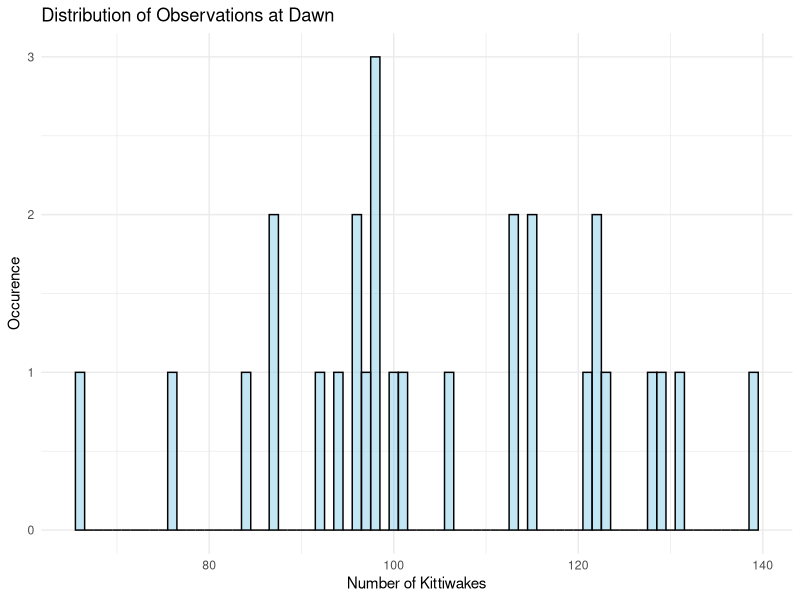
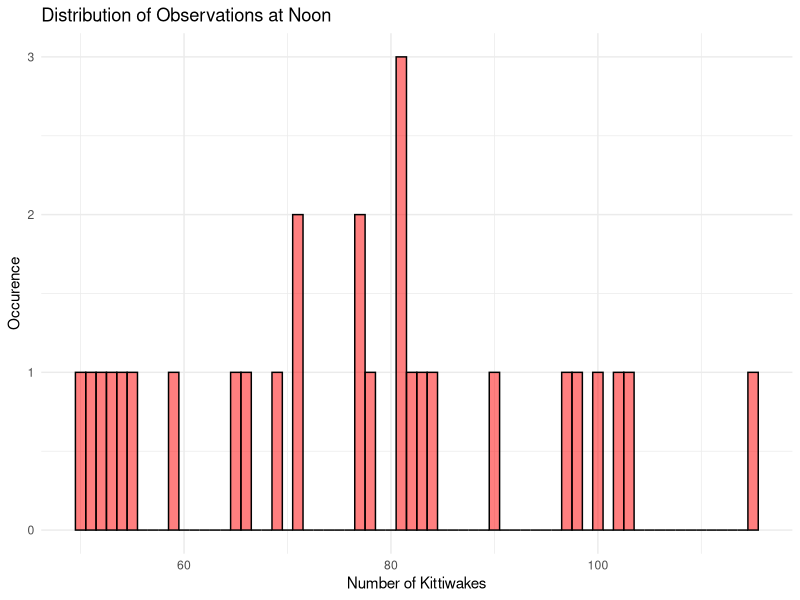
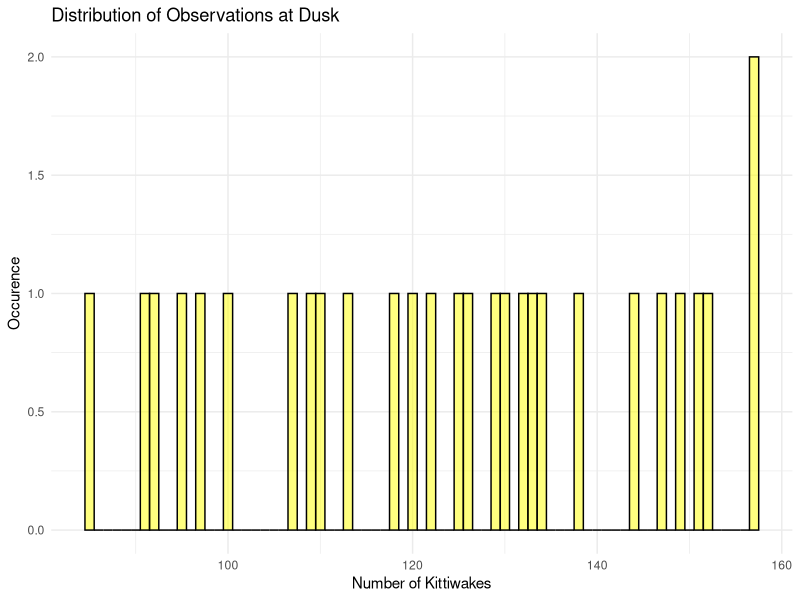
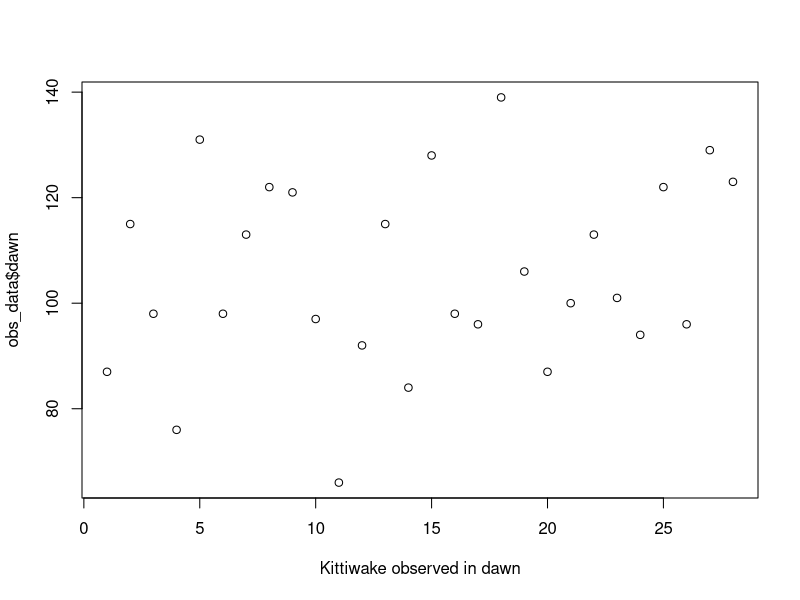
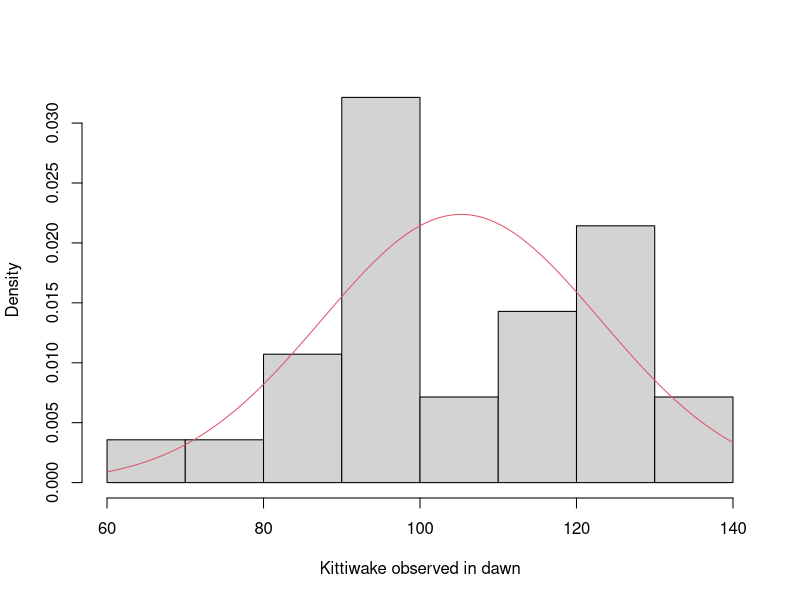
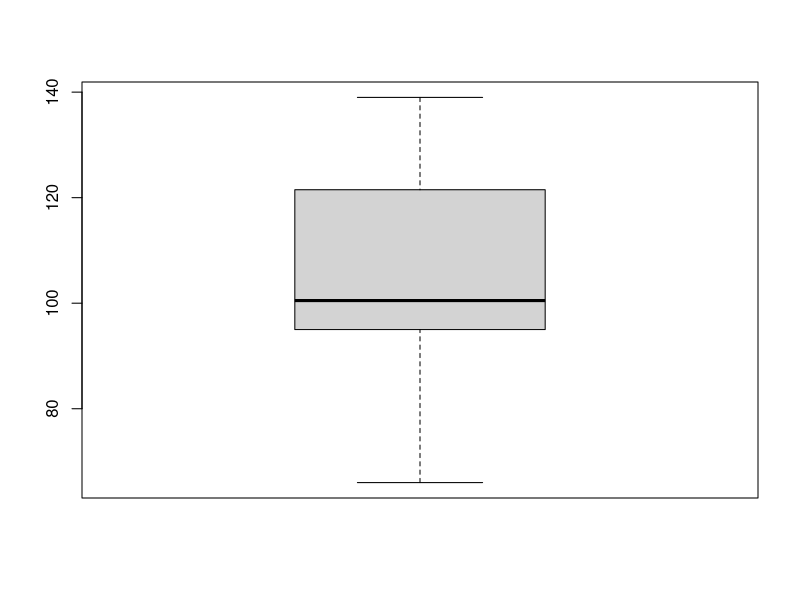
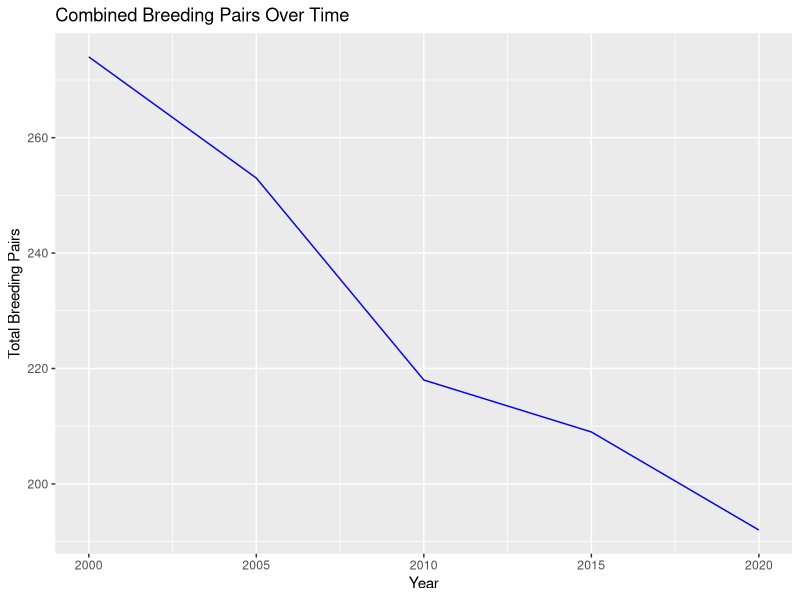
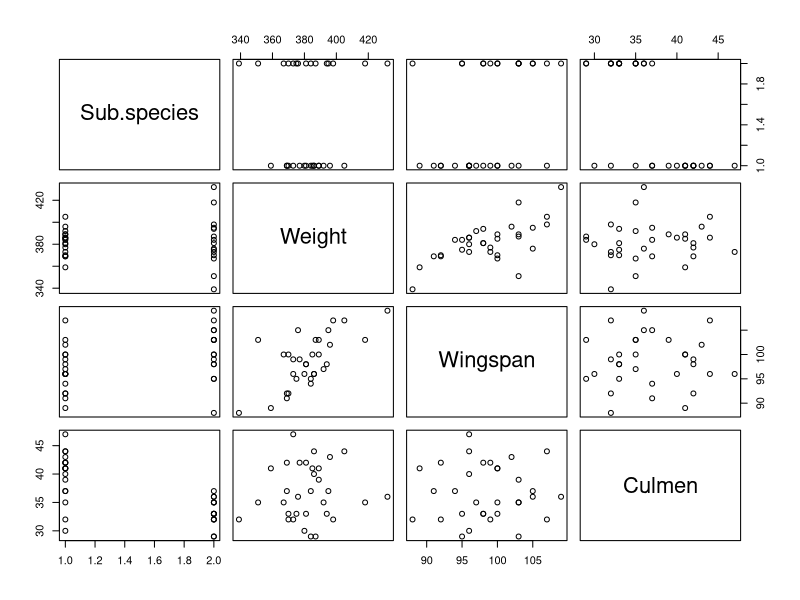

These charts were generated, in order, by the following R code:
## ---- chunk 1

## ---- chunk 2
knitr::opts_chunk$set(echo = TRUE)
## ---- chunk 3
library(ggplot2)
obs_data<-read.csv("Observation_20553375(Rohith).csv")
loc_data<-read.csv("Location_20553375(Rohith).csv")
meas_data<-read.csv("Measurement_20553375(Rohith).csv")
hist_data<-read.csv("Historical_20553375(Rohith).csv")

## ---- chunk 4
#Visualization & Exploratory Analysis for Q1:

if (!requireNamespace("ggplot2", quietly = TRUE)) {
  install.packages("ggplot2")
}

library(ggplot2)



ggplot(obs_data, aes(x = dawn)) +
  geom_histogram(binwidth = 1, fill = "skyblue", color = "black", alpha = 0.5) +
  labs(title = "Distribution of Observations at Dawn",
       x = "Number of Kittiwakes",
       y = "Occurence") +
  theme_minimal()

ggplot(obs_data, aes(x = noon)) +
  geom_histogram(binwidth = 1, fill = "red", color = "black", alpha = 0.5) +
  labs(title = "Distribution of Observations at Noon",
       x = "Number of Kittiwakes",
       y = "Occurence") +
  theme_minimal()

ggplot(obs_data, aes(x = dusk)) +
  geom_histogram(binwidth = 1, fill = "yellow", color = "black", alpha = 0.5) +
  labs(title = "Distribution of Observations at Dusk",
       x = "Number of Kittiwakes",
       y = "Occurence") +
  theme_minimal()
## ---- chunk 5
summary(obs_data)

## ---- chunk 6
summary(hist_data)

## ---- chunk 7
summary(meas_data)

## ---- chunk 8

summary(loc_data)

## ---- chunk 9

## ---- chunk 10

## ---- chunk 11
#Generating 99% confidence interval for the the Dawn observations
plot(obs_data$dawn, main = "", xlab = "Kittiwake observed in dawn")
## ---- chunk 12
hist(obs_data$dawn, main = "", xlab = "Kittiwake observed in dawn" ,freq = FALSE)
curve(dnorm(x,mean(obs_data$dawn),sd(obs_data$dawn)),col=2,add=TRUE)
boxplot(obs_data$dawn)


#Since the data is normaly distributed we can use t-test to calculate the confidence interval for the mean 
t.test(obs_data$dawn, conf.level = 0.99)$conf.int
mean(obs_data$dawn)
## ---- chunk 13
#Question 2
## ---- chunk 14
hist_data

column_names <- names(hist_data)

# Display the column names
print(column_names)

## ---- chunk 15
total_breeding_pairs <- rowSums(hist_data[, c("Site.A", "Site.B", "Site.C", "Site.D", "Site.E")])


ggplot(data = data.frame(X = hist_data$X, TotalBreedingPairs = total_breeding_pairs)) +
  geom_line(aes(x = X, y = TotalBreedingPairs), color = "blue") +
  labs(x = "Year", y = "Total Breeding Pairs", title = "Combined Breeding Pairs Over Time")


chi_square_result <- chisq.test(hist_data)
print(chi_square_result)

## ---- chunk 16
# Question 2b Estimating 2006

site_e <- hist_data[, c("X", "Site.E")]


data_2005 <- site_e[site_e$X == 2005, "Site.E"]
data_2010 <- site_e[site_e$X == 2010, "Site.E"]


li_data_2006 <- data_2005 + (2006 - 2005) * (data_2010 - data_2005) / (2010 - 2005)

print(li_data_2006)


## ---- chunk 17

## ---- chunk 18



## ---- chunk 19
#Question 3a
head(meas_data)
plot(meas_data)
summary(meas_data)
## ---- chunk 20
#Question 3b
#Correlation Test for "BLACK LEGGED" sub species 
Sub_species1 <- subset(meas_data, Sub.species == 'Black-legged')
Sub_species1
plot(Sub_species1$Wingspan,Sub_species1$Culmen,xlab="Wingspan",ylab="Culmen")
cor.test(Sub_species1$Wingspan,Sub_species1$Culmen)

## ---- chunk 21
#Question 3b
#Correlation Test for "RED LEGGED" sub species
Sub_species2 <- subset(meas_data, Sub.species == 'Red-legged')
Sub_species2
plot(Sub_species2$Wingspan,Sub_species2$Culmen,xlab="Wingspan",ylab="Culmen")
cor.test(Sub_species2$Wingspan,Sub_species2$Culmen)
## ---- chunk 22

#Question 3c
#Ftest to test if variances are equal
hist(Sub_species1$Weight, main = "Black-Legged", xlab = "Weight" ,freq = FALSE)
curve(dnorm(x,mean(Sub_species1$Weight),sd(Sub_species1$Weight)),col=2,add=TRUE)
boxplot(Sub_species1$Weight)

hist(Sub_species2$Weight, main = "Red-Legged", xlab = "Weight" ,freq = FALSE)
curve(dnorm(x,mean(Sub_species2$Weight),sd(Sub_species2$Weight)),col=2,add=TRUE)
boxplot(Sub_species2$Weight)

var.test(Sub_species1$Weight,Sub_species2$Weight)

#welch t-Test to check for difference in weights in two species since theres a significant variance between the 
welch_test_result <- t.test(Sub_species1$Weight,Sub_species2$Weight, var.equal = FALSE)
welch_test_result
# In summary, based on these results, there is no strong evidence to reject the null hypothesis that the true difference in means between the two groups is equal to zero. The means of the two groups are not significantly different at the chosen significance level of 0.05.




## ---- chunk 23
#Question 3d

manova_result <- manova(cbind(Weight, Wingspan, Culmen) ~ Sub.species, data = meas_data)

print(summary(manova_result))


## ---- chunk 24
#Question 4
head(loc_data)

## ---- chunk 25
model = lm(loc_data$Breeding.pairs~.,data = loc_data)
summary(model)
bestmodel = step(model)
summary(bestmodel)
hist(model$residuals,xlab="Residuals",freq=FALSE)
curve(dnorm(x,0,summary(model)$sigma),lty=1,add=TRUE)
plot(model$fitted.values,model$residuals,xlab="Fitted values",ylab="Residuals")
abline(h=0,lty=2)

## ---- chunk 26

hist(bestmodel$residuals,xlab="Residuals",freq=FALSE)
curve(dnorm(x,0,summary(bestmodel)$sigma),lty=1,add=TRUE)
plot(bestmodel$fitted.values,bestmodel$residuals,xlab="Fitted values",ylab="Residuals")
abline(h=0,lty=2)

## ---- chunk 27

modell = lm(log(loc_data$Breeding.pairs)~.,data = loc_data)
summary(modell)
hist(modell$residuals,xlab="Residuals",freq=FALSE)
curve(dnorm(x,0,summary(modell)$sigma),lty=2,add=TRUE)
plot(modell$fitted.values,modell$residuals,xlab="Fitted values",ylab="Residuals")
abline(h=0,lty=2)


## ---- chunk 28
pred = predict(bestmodel,newdata=data.frame(Coast.direction = 'South', sandeel = 1.36, Summer.temp = 23.5, cliff.height = 3.99), interval = 'prediction', level = 0.80)
pred



predc = predict(bestmodel,newdata=data.frame(Coast.direction = 'South', sandeel = 1.36, Summer.temp = 23.5, cliff.height = 3.99), interval = 'confidence', level = 0.80)
predc


## ---- chunk 29

## ---- chunk 30

